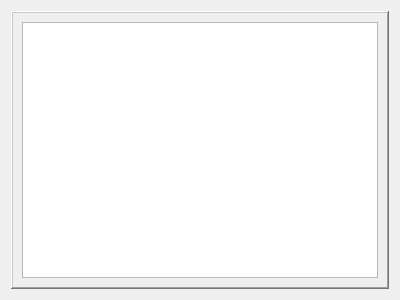
<?xml version="1.0" encoding="UTF-8"?>
<ui version="4.0">
 <class>Form</class>
 <widget class="QWidget" name="Form">
  <property name="geometry">
   <rect>
    <x>0</x>
    <y>0</y>
    <width>400</width>
    <height>300</height>
   </rect>
  </property>
  <property name="windowTitle">
   <string>Form</string>
  </property>
  <layout class="QGridLayout" name="gridLayout_2">
   <item row="0" column="0">
    <widget class="QFrame" name="frame">
     <property name="frameShape">
      <enum>QFrame::WinPanel</enum>
     </property>
     <property name="frameShadow">
      <enum>QFrame::Raised</enum>
     </property>
     <layout class="QGridLayout" name="gridLayout">
      <item row="0" column="0">
       <widget class="QGraphicsView" name="graphicsView">
        <property name="dragMode">
         <enum>QGraphicsView::NoDrag</enum>
        </property>
       </widget>
      </item>
     </layout>
    </widget>
   </item>
  </layout>
 </widget>
 <resources/>
 <connections/>
</ui>
